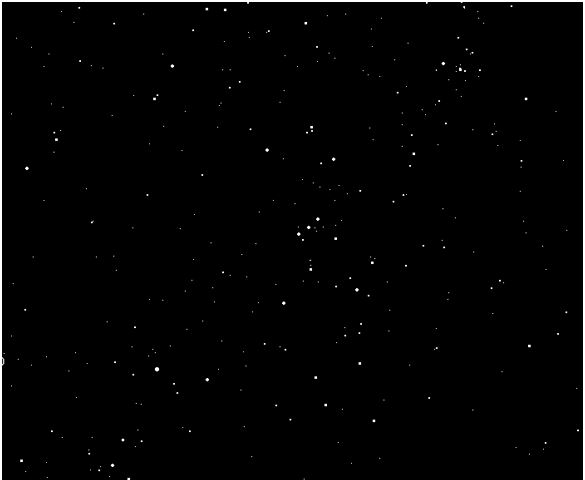
#> input picture Sky.JPG, 585 x 480 px
$ python 'Stars Calculation.py'
#> lines starting #> are read from the running program, lines starting #| are printed output that depends on the picture
from matplotlib import pyplot as plt
from skimage import data
from skimage.feature import blob_dog, blob_log, blob_doh
from math import sqrt
from skimage.color import rgb2gray
import glob
from skimage.io import imread
from matplotlib import cm

example_file=glob.glob ('Sky.JPG')[0]
im=imread(example_file, as_gray=True)
#> im is the input picture: shape (480, 585) float64; min 0, max 1, mean 0.0141
plt.imshow(im, cmap=cm.gray)
plt.show()

blobs_log=blob_log(im, max_sigma=30, num_sigma=10, threshold=0.1)
#> blobs_log = 398 rows, first 8: [63, 443, 1], [465, 112, 1], [227, 308, 1], [379, 207, 1], [159, 333, 1], [69, 460, 1], [168, 26, 1], [139, 56, 1]
#Compute radii in the 3rd column
blobs_log[:, 2]=blobs_log[:, 2] * sqrt(2)
numrows= len(blobs_log)
#> numrows = 398

print('Number of Stars Counted:', numrows)
#| Number of Stars Counted: 398

fig, ax = plt.subplots(1, 1)
plt.imshow(im, cmap=cm.gray)
for blob in blobs_log:
    y, x, r = blob
    c = plt.Circle((x, y), r+5, color='lime', linewidth=2, fill=False)
    ax.add_patch(c)
#> this loop made 398 passes
#> (y, x, r) on passes 1 to 3: (63, 443, 1.41), (465, 112, 1.41), (227, 308, 1.41)
plt.show()
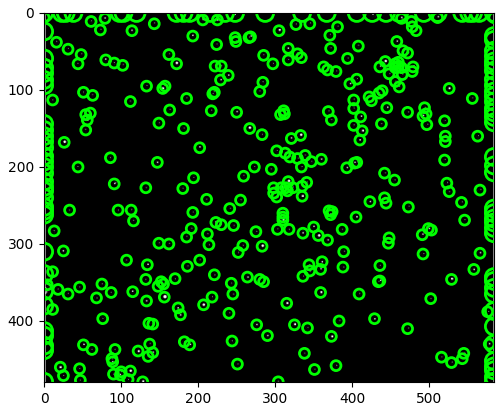
#> figure drawn by matplotlib, 1 panel
